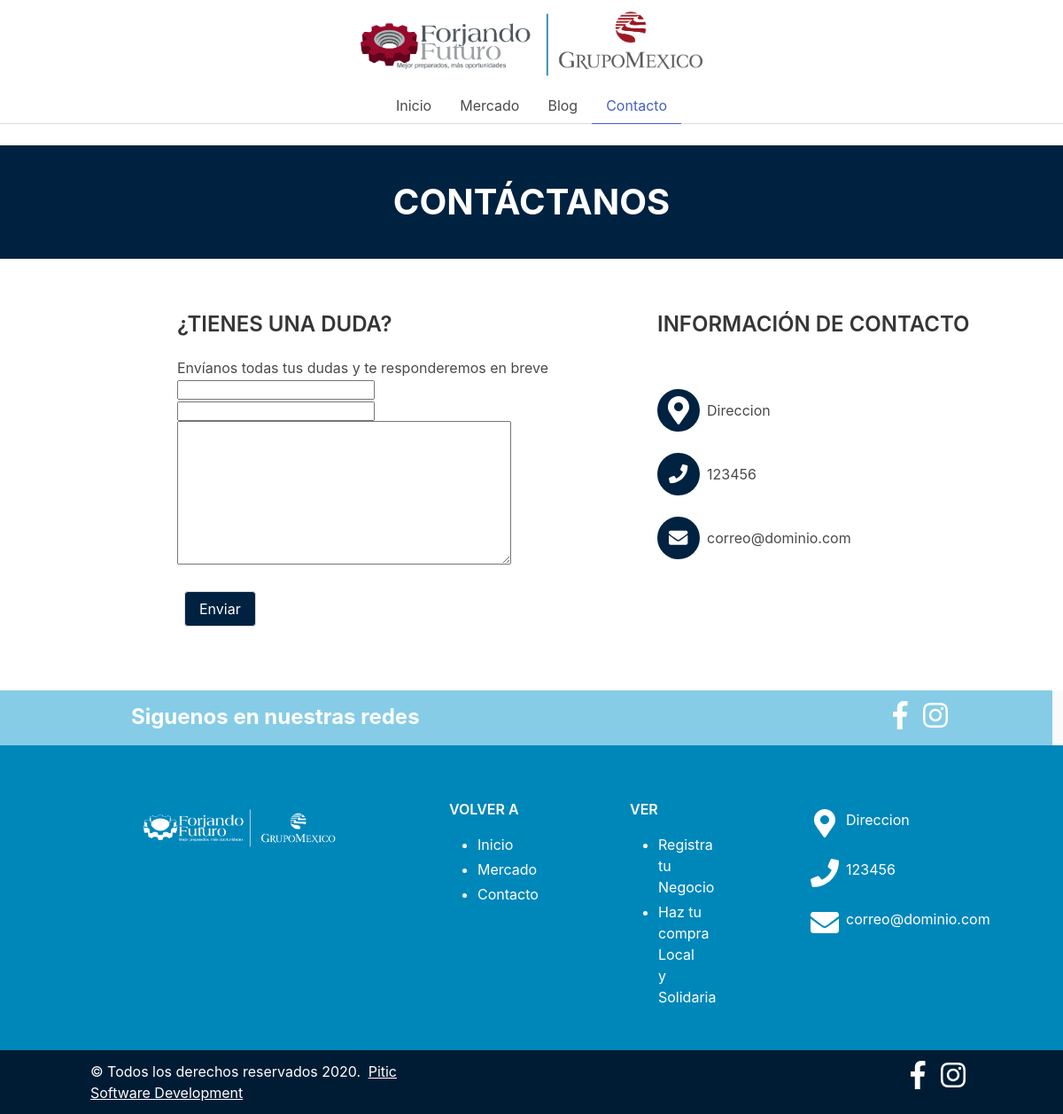
Page /contact/ on the committed database.
### contact/models.py (models this page shows, shortened)
class Bussiness(models.Model):
    key = models.SlugField(verbose_name='Clave', max_length=100, unique=True)
    name= models.CharField(max_length=100, verbose_name='Nombre')
    address= models.CharField(max_length=100, verbose_name='Direccion')
    phone= models.CharField(max_length=100, verbose_name='Telefono')
    email= models.CharField(max_length=100, verbose_name='Correo electrónico')
    class Meta:
        verbose_name = 'Empresa'
        verbose_name_plural = 'Empresa'
        ordering = ['-name']

### contact/views.py (the view, shortened to what this page needs)
# urls.py: path('', ContactCreate.as_view(), name='contact'),
class ContactCreate(CreateView):
    model = Comment
    form_class = ContactForm

### contact/forms.py
class ContactForm(forms.ModelForm):
    class Meta:
        model = Comment
        fields = ['name', 'content', 'email']
    widgets = {
        'name': forms.TextInput(attrs={'class':'input  is-medium is-fullwidth mr-3','placeholder':'Nombre '}),
        'email': forms.TextInput(attrs={'class':' column is-4'}),
        'content': forms.Textarea(attrs={'class':' column is-4'}),
    }

### contact/processors.py (called while the page is built)
def ctx_dict(request):
    ctx={}
    bussiness = Bussiness.objects.all()[:1]
    for b in bussiness:
        print(b.name)
        ctx[b.key] = b
    return ctx

### contact/templates/contact/comment_form.html (shortened to what this page needs)
{% extends  'core/base.html' %}
{% load static %}
{% block links %}
    <link href="{% static "contact/css/contact.css" %}?" rel="stylesheet">
{% endblock links %}}
{% block content%}
<div class='contact-banner  container is-fluid'>
        <span class=' banner-title is-size-2 has-text-weight-bold has-text-white has-text-centered'>
            CONTÁCTANOS
        </span>
</div>
<div class='columns mx-6 my-6'>
    <div class='column is-1'></div>
    <div class='column ml-6 contact-container container ml-6'>
        <p class='title is-size-4'>¿TIENES UNA DUDA?</p>
        <p class='mt-3'>Envíanos todas tus dudas y te responderemos en breve</p>
        <form action="" method="POST">
            {{form.name}}
            <br/>
            {{form.email}}
            <br/>
            {{form.content}}
            <br/>
            <button class='button mt-5 ml-2 submit has-text-white' type='submit'>Enviar</button>
        </form>
    </div>
    <div class='column ml-5'>
        <div class='ml-6'>
            <p class='title is-size-4'>INFORMACIÓN DE CONTACTO</p>
            <div class='mt-6'>
                <div class='contact-content py-3'>
                    <span class="icon is-large  contact-icon has-text-white">
                        <i class=" fas fa-2x fa-map-marker-alt "></i>
                    </span>
                    <span class='px-2' style="align-self:center;">{{EIDE.address}}</span>
                </div>
                <div class='contact-content py-3'>
                    <span class="icon is-large  px-2 contact-icon has-text-white">
                        <i class=" fas fa-lg fa-phone"></i>
                    </span>
                    <span class='px-2' style="align-self:center;">{{EIDE.phone}}</span>
                </div>
                <div class='contact-content py-3'>
                    <span class="icon is-large  px-2 contact-icon has-text-white">
                        <i class=" fas fa-lg fa-envelope"></i>
                    </span>
                    <span class='px-2' style="align-self:center;">{{EIDE.email}}</span>
                </div>
            </div>
        </div>
    </div>
</div>
<div class='column is-1'></div>
{%endblock%}

### core/templates/core/base.html (shortened to what this page needs)
<!DOCTYPE html>
<html lang="es">
  <head>
   {% load static %}
   <link rel="stylesheet" href="https://cdn.jsdelivr.net/npm/bulma@0.9.0/css/bulma.min.css">
    <link href="{% static 'core/css/base.css' %}?" rel="stylesheet">
    {% block links %}{% endblock links %}
  </head>
  <body>
    <div class ='header' >
        <figure class="image header-logo">
             <img  src="{% static 'core/img/logos-50.png'%}" alt="">
        </figure>
    </div>
   <div class="tabs is-centered">
        <ul>
            <li class='{% if request.path == "/"%} is-active {% endif %}'><a href='/'>Inicio</a></li>
            <li class='{% if request.path|slice:":8" == "/market/"%} is-active {% endif %}'><a href='/market/'> Mercado</a></li>
            <li class='{% if request.path|slice:":6" == "/blog/"%} is-active {% endif %}'><a href='/blog/'>Blog</a></li>
            <li class='{% if request.path == "/contact/"%} is-active {% endif %}'><a href='/contact/'>Contacto</a></li>
        </ul>
    </div>
    {% block content %} {% endblock %}
    <footer class="footer pt-0 pb-0">
        <div class="socialcontent columns has-text-white">
            <div class='column is-1'></div>
            <div class='column is-4'>
                <span class='has-text-weight-bold is-size-4 ml-6'>Siguenos en nuestras redes</span>
            </div>
            <div class='column is-5'></div>
            <div class='column is-1'>
                <a href='https://www.facebook.com/hechoenelriosonora'  target="_blank">
                    <span class="icon is-medium has-text-white px-2">
                        <i class=" fab fa-2x fa-facebook-f"></i>
                    </span>
                </a>
                <a href='https://www.instagram.com/hechoenelriosonora/?hl=es-la'  target="_blank">
                    <span class="icon is-medium has-text-white px-2 ml-1">
                        <i class=" fab fa-2x fa-instagram"></i>
                    </span>
                </a>
            </div>
        </div>
         <div class="uppercontent">
            <div class="columns">
                <div class='column is-1'></div>
                <div class="column ">
                    <div class=' section footerColumn1'>
                            <img class='footer-logo' src="{% static 'core/img/logos-49.png'%}" alt="">
                        </div>
                    </div>
                <div class="column is-2">
                    <div class='section footerColumn2'>
                            <div class='content is-size-6 has-text-white '>
                                    <span class='has-text-weight-semibold'>VOLVER A</span>
                                    <ul >
                                        <li><a href='/' class='has-text-white'>Inicio</a></li>
                                        <li><a href='/businesses' class='has-text-white'>Mercado</a></li>
                                        <li><a href='/contact' class='has-text-white'>Contacto</a></li>
                                    </ul>
                            </div>
                    </div>
                </div>
            <div class="column is-2">
                    <div class='section footerColumn3'>
                        <div class='content is-size-6 has-text-white '>
                            <span class='has-text-weight-semibold'>VER</span>
                            <ul >
                                <li><a href='/register' class='has-text-white'>Registra tu Negocio</a></li>
                                <li><a href='/search' class='has-text-white'>Haz tu compra Local y Solidaria</a></li>
                            </ul>
                        </div>
                    </div>
                </div>
            <div class="column ">
                <div class='section footerColumn4'>
                    <div class=' is-size-6 has-text-white '>
                        <div class='fotter-content-info py-3'>
                            <span class="icon is-medium has-text-white ">
                                <i class=" fas fa-2x fa-map-marker-alt "></i>
                            </span>
                            <span class='px-2'>{{EIDE.address}}</span>
                            </div>
                            <div class='fotter-content-info py-3'>
                            <span class="icon is-medium has-text-white px-2">
                                <i class=" fas fa-2x fa-phone"></i>
                            </span>
                            <span class='px-2'>{{EIDE.phone}}</span>
                            </div>
                                <div class='fotter-content-info py-3'>
                            <span class="icon is-medium has-text-white px-2">
                                <i class=" fas fa-2x fa-envelope"></i>
                            </span>
                            <span class='px-2'>{{EIDE.email}}</span>
                            </div>
                        </div>
                    </div>
                </div>
            </div>
        </div>
        <div class="bottomcontent columns has-text-white">
            <div class='column is-1'></div>
            <div class='column is-4'>
                <span>© Todos los derechos reservados 2020.</span>
                <a href='https://piticmkt.com/' target="_blank"><span class='ml-1 underlined has-text-white'>Pitic Software Development</span></a>
            </div>
            <div class='column is-5'></div>
            <div class='column is-1'>
                <a href='https://www.facebook.com/piticmkt/'  target="_blank">
                    <span class="icon is-medium has-text-white px-2">
                        <i class=" fab fa-2x fa-facebook-f"></i>
                    </span>
                </a>
                <a href='https://www.instagram.com/piticmkt/'  target="_blank">
                    <span class="icon is-medium has-text-white px-2 ml-1">
                        <i class=" fab fa-2x fa-instagram"></i>
                    </span>
                </a>
            </div>
        </div>
    </footer>
</body>
</html>

### core/static/core/css/base.css (style rules this page uses)
.header { display: flex; justify-content: center; background-repeat: repeta-y; background-size: 100%, 100px; height: fit-content; }
.header-logo { width: 35%; }
.footer { padding-left: 0; padding-right: 0; }
.footer .uppercontent { background-color: rgb(0, 135, 185); width: 100%; }
.footer .bottomcontent { background-color: rgb(0, 28, 52); }
.footer .socialcontent { background-color: rgb(134, 204, 230); }
.footerColumn1 { display: flex; flex-direction: column; justify-content: center; }
.footerColumn2 { padding-top: 40; }
.footer-logo { width: 100%; padding-bottom: 15; }
.footerColumn2 .content { margin-top: 30; }
.fotter-content-info { display: flex; align-content: center; }
.bottomcontent { display: flex; flex-direction: row; }
.underlined { text-decoration: underline white; }
.socialcontent { background-color: rgb(134, 169, 182); width: 100%; display: flex; flex-direction: row; }

### contact/static/contact/css/contact.css (style rules this page uses)
.contact-banner { height: 8rem; background-color: rgb(0, 34, 65); display: flex; flex-direction: column; justify-content: center; align-content: center; }
.submit { background-color: rgb(0, 34, 65); }
.contact-icon { background-color: rgb(0, 34, 65); border-radius: 2rem; }
.contact-content { display: flex; flex-direction: row; justify-content: start; align-content: center; }

### rows in the picture
Bussiness: address "Direccion", phone "123456", email "correo@dominio.com"
